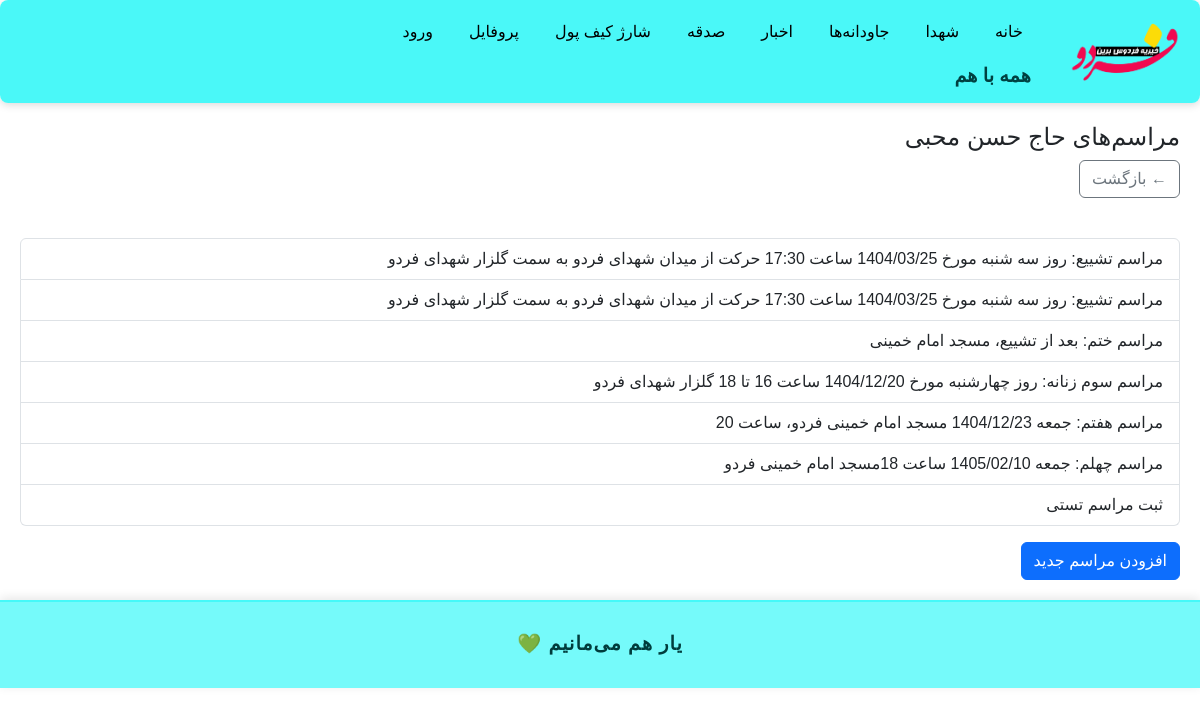
/eternals/1/ceremonies/, run on the app's committed database.
### eternals/models.py (models this page shows, shortened)
class Eternals(models.Model):
    GENDER_CHOICES = [
        ('M', 'مرد'),
        ('F', 'زن'),
    ]
    first_name = models.CharField(max_length=100, verbose_name="نام")
    last_name = models.CharField(max_length=100, verbose_name="نام خانوادگی")
    known_as = models.CharField(max_length=100, verbose_name="معروف به", blank=True, null=True)
    father_name = models.CharField(max_length=100, verbose_name="نام پدر", blank=True, null=True)
    description = models.TextField(verbose_name="توضیحات", blank=True, null=True)
    death_date = models.DateField(verbose_name="تاریخ فوت", blank=True, null=True)
    image = models.ImageField(upload_to='eternals/', null=True, blank=True, verbose_name="تصویر")
    created_at = models.DateTimeField(auto_now_add=True)  # اگر هنوز نداری، برای مرتب‌سازی خیلی مفیده
    class Meta:
        verbose_name = "جاودانه"
        verbose_name_plural = "جاودانه‌ها"

class Ceremony(models.Model):
    user = models.ForeignKey(settings.AUTH_USER_MODEL, on_delete=models.CASCADE, related_name='ceremonies')
    eternal = models.ForeignKey(Eternals, on_delete=models.CASCADE, related_name='ceremonies')  # اضافه شد
    ceremony = models.TextField(verbose_name="مراسم")
    created_at = models.DateTimeField(auto_now_add=True)

### eternals/views.py (the view)
# urls.py: path('<int:eternal_id>/ceremonies/', views.eternal_ceremony_list, name='eternal_ceremonies'),
def eternal_ceremony_list(request, eternal_id):
    eternal = get_object_or_404(Eternals, id=eternal_id)
    ceremonies = eternal.ceremonies.all()
    return render(request, 'eternals/eternal_ceremony_list.html', {
        'eternal': eternal,
        'ceremonies': ceremonies
    })

### templates/eternals/eternal_ceremony_list.html (shortened to what this page needs)
{% extends "base.html" %}
{% block content %}
<h4>مراسم‌های {{ eternal.first_name }} {{ eternal.last_name }}</h4>
  <button onclick="history.back()" class="btn btn-outline-secondary mb-4">
    ← بازگشت
  </button>
<ul class="list-group mt-3">
    {% for ceremony in ceremonies %}
        <li class="list-group-item">
            {{ ceremony.ceremony }}
        </li>
    {% empty %}
        <li class="list-group-item text-muted">مراسمی یافت نشد.</li>
    {% endfor %}
</ul>
<a href="{% url 'eternals:add_ceremony' eternal.id %}" class="btn btn-primary mt-3">افزودن مراسم جدید</a>
{% endblock %}

### templates/base.html (style rules this page uses)
body { font-family: sans-serif; margin: 0; padding: 0; direction: rtl; background-color: #ffffff; }

### data on the page
Eternals: first_name "حاج حسن", last_name "محبی"
Ceremony: ceremony "مراسم تشییع: روز سه شنبه مورخ 1404/03/25 ساعت 17:30 حرکت از میدان شهدای فردو به سمت گلزار شهدای فردو"
Ceremony: ceremony "مراسم تشییع: روز سه شنبه مورخ 1404/03/25 ساعت 17:30 حرکت از میدان شهدای فردو به سمت گلزار شهدای فردو"
Ceremony: ceremony "مراسم ختم: بعد از تشییع، مسجد امام خمینی"
Ceremony: ceremony "مراسم سوم زنانه: روز چهارشنبه مورخ 1404/12/20 ساعت 16 تا 18 گلزار شهدای فردو"
Ceremony: ceremony "مراسم هفتم: جمعه 1404/12/23 مسجد امام خمینی فردو، ساعت 20"
Ceremony: ceremony "مراسم چهلم: جمعه 1405/02/10 ساعت 18مسجد امام خمینی فردو"
Ceremony: ceremony "ثبت مراسم تستی"
